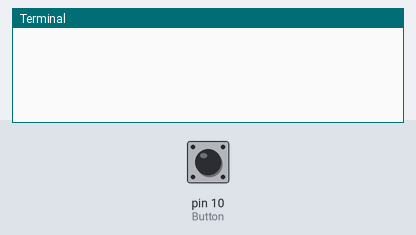
The program below on a simulated Raspberry Pi (header pin numbers). On the bench: the last lines printed to the terminal. Inputs (shaded band) come from the test bench; at power-on: pin 10 (Button) LOW.

Above: at 1.2 s.
1.3 s: pin 10 (Button) pulled HIGH for 0.15 s
At 1.46 s:
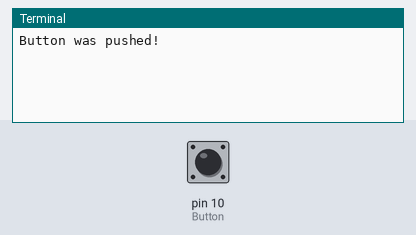
At 2.0 s:
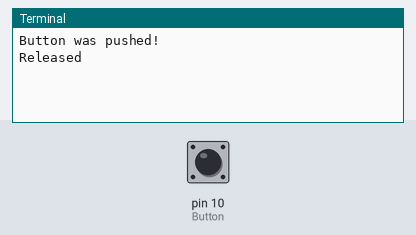

Measured:
- after the input at 1.3 s, the terminal: prints a new line at once (image 1)

The program:

gppg.py
```python
import RPi.GPIO as GPIO # Import Raspberry Pi GPIO library
import time

# GPIO.setwarnings(False) # Ignore warning for now
# GPIO.setmode(GPIO.BOARD) # Use physical pin numbering
# GPIO.setup(10, GPIO.IN, pull_up_down=GPIO.PUD_DOWN) # Set pin 10 to be an input pin and set initial value to be pulled low (off)

import threading
def my_inline_function(some_args):
    # do some stuff
    thread = threading.Thread(target=function_that_downloads, name="Downloader", args=some_args)
    thread.start()
    # continue doing stuff


class Button:
    def __init__(self):
        GPIO.setwarnings(False) # Ignore warning for now
        GPIO.setmode(GPIO.BOARD) # Use physical pin numbering
        GPIO.setup(10, GPIO.IN, pull_up_down=GPIO.PUD_DOWN) # Set pin 10 to be an input pin and set initial value to be pulled low (off)
        self.bps = 0
        self.button = 0
        self.terminate = 0


    # def threadListendef(s):
    # # do some stuff
    # thread = threading.Thread(target=function_that_downloads, name="Downloader", args=some_args)
    # thread.start()
    def listen(self):
        while True:
            if self.terminate:
                self.terminate = 0
                break
            time.sleep(0.1)
            self.Button = GPIO.input(10)

            if self.Button == self.bps:
                continue
            elif self.Button:
                print("Button was pushed!")
                self.bps = 1
            else:
                print("Released")
                self.bps = 0


        GPIO.cleanup()


b = Button()
b.listen()
```
